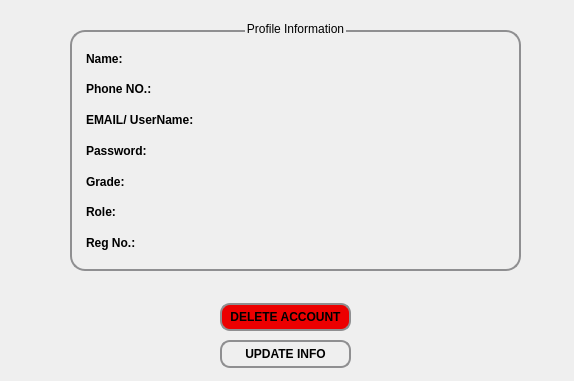
<?xml version="1.0" encoding="UTF-8"?>
<ui version="4.0">
 <class>profileinfo</class>
 <widget class="QMainWindow" name="profileinfo">
  <property name="geometry">
   <rect>
    <x>0</x>
    <y>0</y>
    <width>574</width>
    <height>381</height>
   </rect>
  </property>
  <property name="windowTitle">
   <string>MainWindow</string>
  </property>
  <widget class="QWidget" name="centralwidget">
   <widget class="QGroupBox" name="groupBox">
    <property name="geometry">
     <rect>
      <x>70</x>
      <y>20</y>
      <width>451</width>
      <height>251</height>
     </rect>
    </property>
    <property name="styleSheet">
     <string notr="true">QGroupBox {
    border: 2px solid #8f8f91;
    border-radius: 15px;
    margin-top: 10px; 
    background-color:rgb(255, 255, 255,0);
    padding: 5px;
}</string>
    </property>
    <property name="title">
     <string>Profile Information</string>
    </property>
    <property name="alignment">
     <set>Qt::AlignmentFlag::AlignCenter</set>
    </property>
    <layout class="QVBoxLayout" name="verticalLayout_2">
     <item>
      <layout class="QVBoxLayout" name="verticalLayout">
       <item>
        <layout class="QHBoxLayout" name="horizontalLayout">
         <item>
          <widget class="QLabel" name="label_2">
           <property name="font">
            <font>
             <bold>true</bold>
            </font>
           </property>
           <property name="text">
            <string>Name:</string>
           </property>
          </widget>
         </item>
         <item>
          <widget class="QLabel" name="label_name">
           <property name="text">
            <string/>
           </property>
          </widget>
         </item>
        </layout>
       </item>
       <item>
        <layout class="QHBoxLayout" name="horizontalLayout_2">
         <item>
          <widget class="QLabel" name="label_4">
           <property name="font">
            <font>
             <italic>false</italic>
             <bold>true</bold>
            </font>
           </property>
           <property name="text">
            <string>Phone NO.:</string>
           </property>
          </widget>
         </item>
         <item>
          <widget class="QLabel" name="label_phno">
           <property name="text">
            <string/>
           </property>
          </widget>
         </item>
        </layout>
       </item>
       <item>
        <layout class="QHBoxLayout" name="horizontalLayout_4">
         <item>
          <widget class="QLabel" name="label_8">
           <property name="font">
            <font>
             <bold>true</bold>
            </font>
           </property>
           <property name="text">
            <string>EMAIL/ UserName:</string>
           </property>
          </widget>
         </item>
         <item>
          <widget class="QLabel" name="label_emailid">
           <property name="text">
            <string/>
           </property>
          </widget>
         </item>
        </layout>
       </item>
       <item>
        <layout class="QHBoxLayout" name="horizontalLayout_3">
         <item>
          <widget class="QLabel" name="label_6">
           <property name="font">
            <font>
             <bold>true</bold>
            </font>
           </property>
           <property name="text">
            <string>Password:</string>
           </property>
          </widget>
         </item>
         <item>
          <widget class="QLabel" name="label_password">
           <property name="text">
            <string/>
           </property>
          </widget>
         </item>
        </layout>
       </item>
       <item>
        <layout class="QHBoxLayout" name="horizontalLayout_6">
         <item>
          <widget class="QLabel" name="label_9">
           <property name="font">
            <font>
             <bold>true</bold>
            </font>
           </property>
           <property name="text">
            <string>Grade:</string>
           </property>
          </widget>
         </item>
         <item>
          <widget class="QLabel" name="label_grade">
           <property name="text">
            <string/>
           </property>
          </widget>
         </item>
        </layout>
       </item>
       <item>
        <layout class="QHBoxLayout" name="horizontalLayout_7">
         <item>
          <widget class="QLabel" name="label_10">
           <property name="font">
            <font>
             <bold>true</bold>
            </font>
           </property>
           <property name="text">
            <string>Role:</string>
           </property>
          </widget>
         </item>
         <item>
          <widget class="QLabel" name="label_role">
           <property name="text">
            <string/>
           </property>
          </widget>
         </item>
        </layout>
       </item>
       <item>
        <layout class="QHBoxLayout" name="horizontalLayout_5">
         <item>
          <widget class="QLabel" name="label_11">
           <property name="font">
            <font>
             <bold>true</bold>
            </font>
           </property>
           <property name="text">
            <string>Reg No.:</string>
           </property>
          </widget>
         </item>
         <item>
          <widget class="QLabel" name="label_reg_no">
           <property name="text">
            <string/>
           </property>
          </widget>
         </item>
        </layout>
       </item>
      </layout>
     </item>
    </layout>
   </widget>
   <widget class="QWidget" name="layoutWidget_3">
    <property name="geometry">
     <rect>
      <x>220</x>
      <y>300</y>
      <width>131</width>
      <height>71</height>
     </rect>
    </property>
    <layout class="QVBoxLayout" name="verticalLayout_3">
     <item>
      <widget class="QPushButton" name="pushButton_delete">
       <property name="font">
        <font>
         <bold>true</bold>
        </font>
       </property>
       <property name="styleSheet">
        <string notr="true">
QPushButton {
    border: 2px solid #8f8f91;
    border-radius: 10px; 
    background-color:rgb(236, 0, 0);
    min-width: 10px; 
    min-height: 10px; 
    padding: 5px; 
    margin: 0px; 
}
</string>
       </property>
       <property name="text">
        <string>DELETE ACCOUNT</string>
       </property>
      </widget>
     </item>
     <item>
      <widget class="QPushButton" name="pushButton_update">
       <property name="font">
        <font>
         <bold>true</bold>
        </font>
       </property>
       <property name="styleSheet">
        <string notr="true">QPushButton {
    border: 2px solid #8f8f91;
    border-radius: 10px; 
    background-color:rgb(255, 255, 255,0);
    min-width: 10px; 
    min-height: 10px; 
    padding: 5px; 
    margin: 0px; 
}
</string>
       </property>
       <property name="text">
        <string>UPDATE INFO</string>
       </property>
      </widget>
     </item>
    </layout>
   </widget>
  </widget>
 </widget>
 <resources/>
 <connections/>
</ui>
